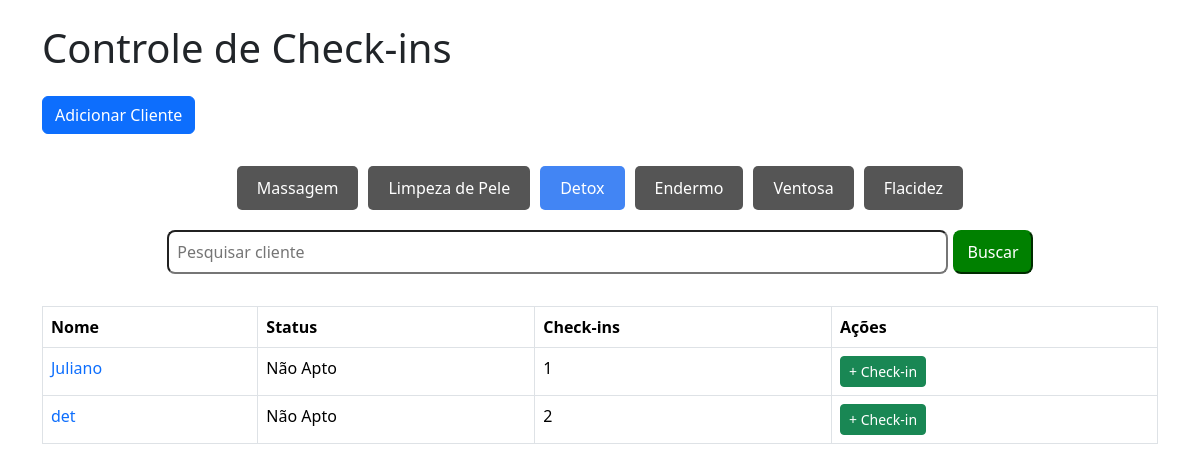
Before: /detox with the older database file.
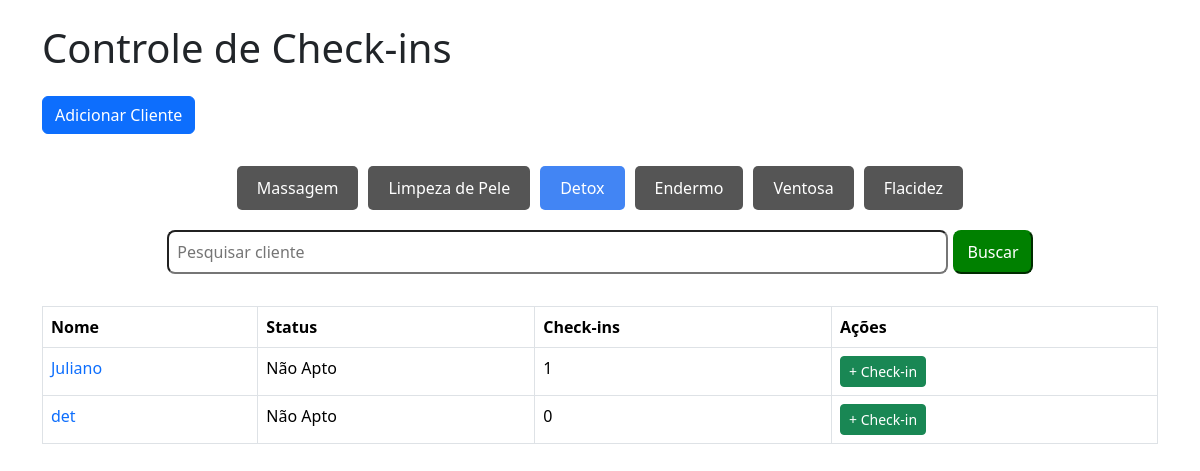
After: the same page with the newer database file.
### tables this page shows
CREATE TABLE cliente_detox (
        id INTEGER PRIMARY KEY AUTOINCREMENT,
        nome TEXT NOT NULL,
        status BOOLEAN DEFAULT FALSE,
        checkins INTEGER DEFAULT 0
    );

### app/views/detox.py (the view)
@app.route("/detox")
def homepage_detox():
    conn = get_db_connection()
    cliente_detox = conn.execute('SELECT * FROM cliente_detox ORDER BY nome ASC').fetchall()
    conn.close()
    return render_template('detox/detox.html', cliente_detox=cliente_detox)

### app/model/model.py (called while the page is built)
def get_db_connection():
    conn = sqlite3.connect('checkins.db')
    conn.row_factory = sqlite3.Row
    return conn

### app/templates/detox/detox.html (shortened to what this page needs)
<!DOCTYPE html>
<html lang="pt-br">
<head>
    <link href="https://cdn.jsdelivr.net/npm/bootstrap@5.3.2/dist/css/bootstrap.min.css" rel="stylesheet">
    <link rel="stylesheet" href="{{url_for('static', filename='css/style.css')}}">
    <link rel="stylesheet" href="{{url_for('static', filename='css/modal.css')}}">
</head>
<body>
    <div class="container">
        <h1 class="mb-4">
            Controle de Check-ins
        </h1>
        <button class="btn btn-primary" id="openModal">Adicionar Cliente</button>
        <div class="nav">
            <a href="/" >Massagem</a>
            <a href="/limpeza">Limpeza de Pele</a>
            <a href="/detox" class="active">Detox</a>
            <a href="/endermo">Endermo</a>
            <a href="/ventosa">Ventosa</a>
            <a href="/flacidez">Flacidez</a>
        </div>
        <form action="/busca_detox" method="POST" class='form-busca'>
            <input class="input-busca" type="text" name="termo" placeholder="Pesquisar cliente" value="{{ termo }}">
            <button class="button-busca" type="submit">Buscar</button>
        </form>
        {% if resultados %}
            <table class="table table-bordered">
            <thead>
                <tr>
                <th>Nome</th>
                <th>Status</th>
                <th>Check-ins</th>
                <th>Ações</th>
                </tr>
            </thead>
            <tbody>
                {% for cliente in resultados %}
                <tr>
                <td><a href="/clientedetox/{{cliente.id}}">{{ cliente.nome }}</a></td>
                {% if cliente.status %}
                    <td><a class="agendar" href="https://app.tecnofit.com.br/ng/calendar/week" target="_blank">Agendar</a></td>
                {% else %}
                    <td>Não Apto</td>
                {% endif %}
                <td>{{ cliente.checkins }}</td>
                <td>
                    <a href="/checkindetox/{{ cliente.id }}" class="btn btn-success btn-sm">+ Check-in</a>
                </td>
                </tr>
                {% endfor %}
            </tbody>
        </table>
        {% else %}
        <table class="table table-bordered">
            <thead>
                <tr>
                <th>Nome</th>
                <th>Status</th>
                <th>Check-ins</th>
                <th>Ações</th>
                </tr>
            </thead>
            <tbody>
                {% for cliente in cliente_detox %}
                <tr>
                <td><a href="/clientedetox/{{cliente.id}}">{{ cliente.nome }}</a></td>
                {% if cliente.status %}
                    <td><a class="agendar" href="https://app.tecnofit.com.br/ng/calendar/week" target="_blank">Agendar</a></td>
                {% else %}
                    <td>Não Apto</td>
                {% endif %}
                <td>{{ cliente.checkins }}</td>
                <td>
                    <a href="/checkindetox/{{ cliente.id }}" class="btn btn-success btn-sm">+ Check-in</a>
                </td>
                </tr>
                {% endfor %}
            </tbody>
        </table>
        {% endif %}
</body>
</html>

Changed rows visible on the page:
changed cliente_detox "det": checkins "2" → "0"
